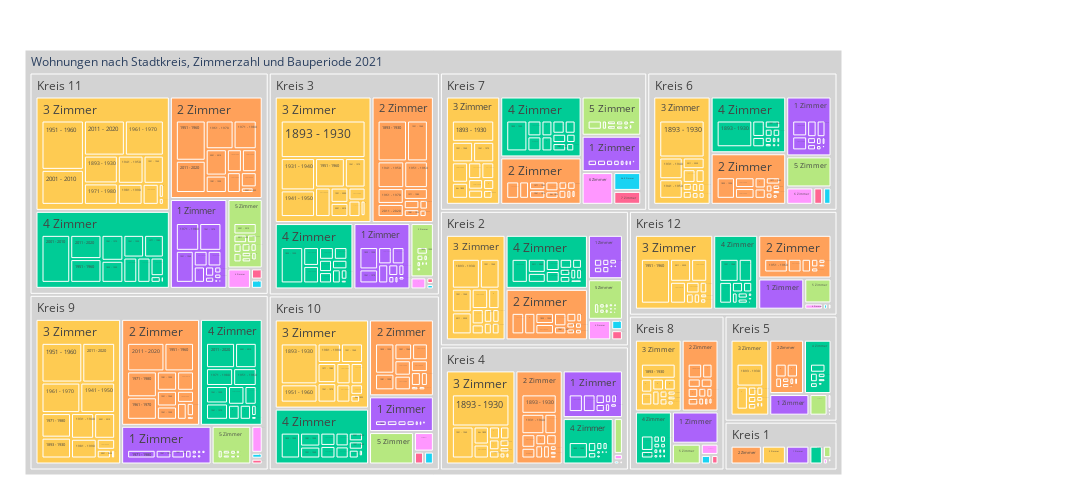

Notebook source saved alongside this figure:
### Code cell
fig = px.treemap(myTreemapAgg.query('sum_AnzWhg >0').reset_index(), path=[px.Constant("Wohnungen nach Stadtkreis, Zimmerzahl und Bauperiode 2021")
                                                                                      ,'KreisLang','ZimmerLang', 'BauperiodeLang']
                 , values='sum_AnzWhg'
                 , color='ZimmerLang'
                 ## bei discrete scales (bei Klassen und Strings):                 
                 , color_discrete_map={'(?)':'lightgrey','EVP':'gold', 'SP':'#FF3030', 'PdA':'#EE3B3B', 'Grüne':'#A2CD5A','GLP':'#CAFF70','Die Mitte':'orange','FDP':'#104E8B','AL':'deeppink','SVP':'forestgreen', 'FL ZÜRI':'#8B864E','Volt':'#lightblue' }                
                 ## bei continuous scales (bei Zahlenwerten):
                , color_continuous_scale='cividis'
                #, color_continuous_midpoint=np.average(df['AnzBestWir'], weights=df['AnzBestWir'])  
                 ,height=500
                 ,width=1100                 
                )
fig.update_traces(root_color="grey")
fig.update_layout(margin = dict(t=50, l=25, r=250, b=25))
fig.show()

### Figure 1 — Plotly figure (JSON) as saved in the notebook; plotly's stock layout.template omitted (floating-point values rounded to 4 significant figures; data arrays with more than 128 entries replaced by an {"elided": "..."} marker saying what was removed)
{"data": [{"branchvalues": "total", "customdata": {"elided": "1141x1 str values"}, "domain": {"x": [0, 1], "y": [0, 1]}, "hovertemplate": "labels=%{label}<br>sum_AnzWhg=%{value}<br>parent=%{parent}<br>id=%{id}<br>ZimmerLang=%{customdata[0]}<extra></extra>", "ids": {"elided": "1141 str values"}, "labels": {"elided": "1141 str values"}, "marker": {"colors": {"elided": "1141 str values"}}, "name": "", "parents": {"elided": "1141 str values"}, "root": {"color": "grey"}, "type": "treemap", "values": {"elided": "1141 int values"}}], "layout": {"height": 500, "legend": {"tracegroupgap": 0}, "margin": {"b": 25, "l": 25, "r": 250, "t": 50}, "width": 1100}}
